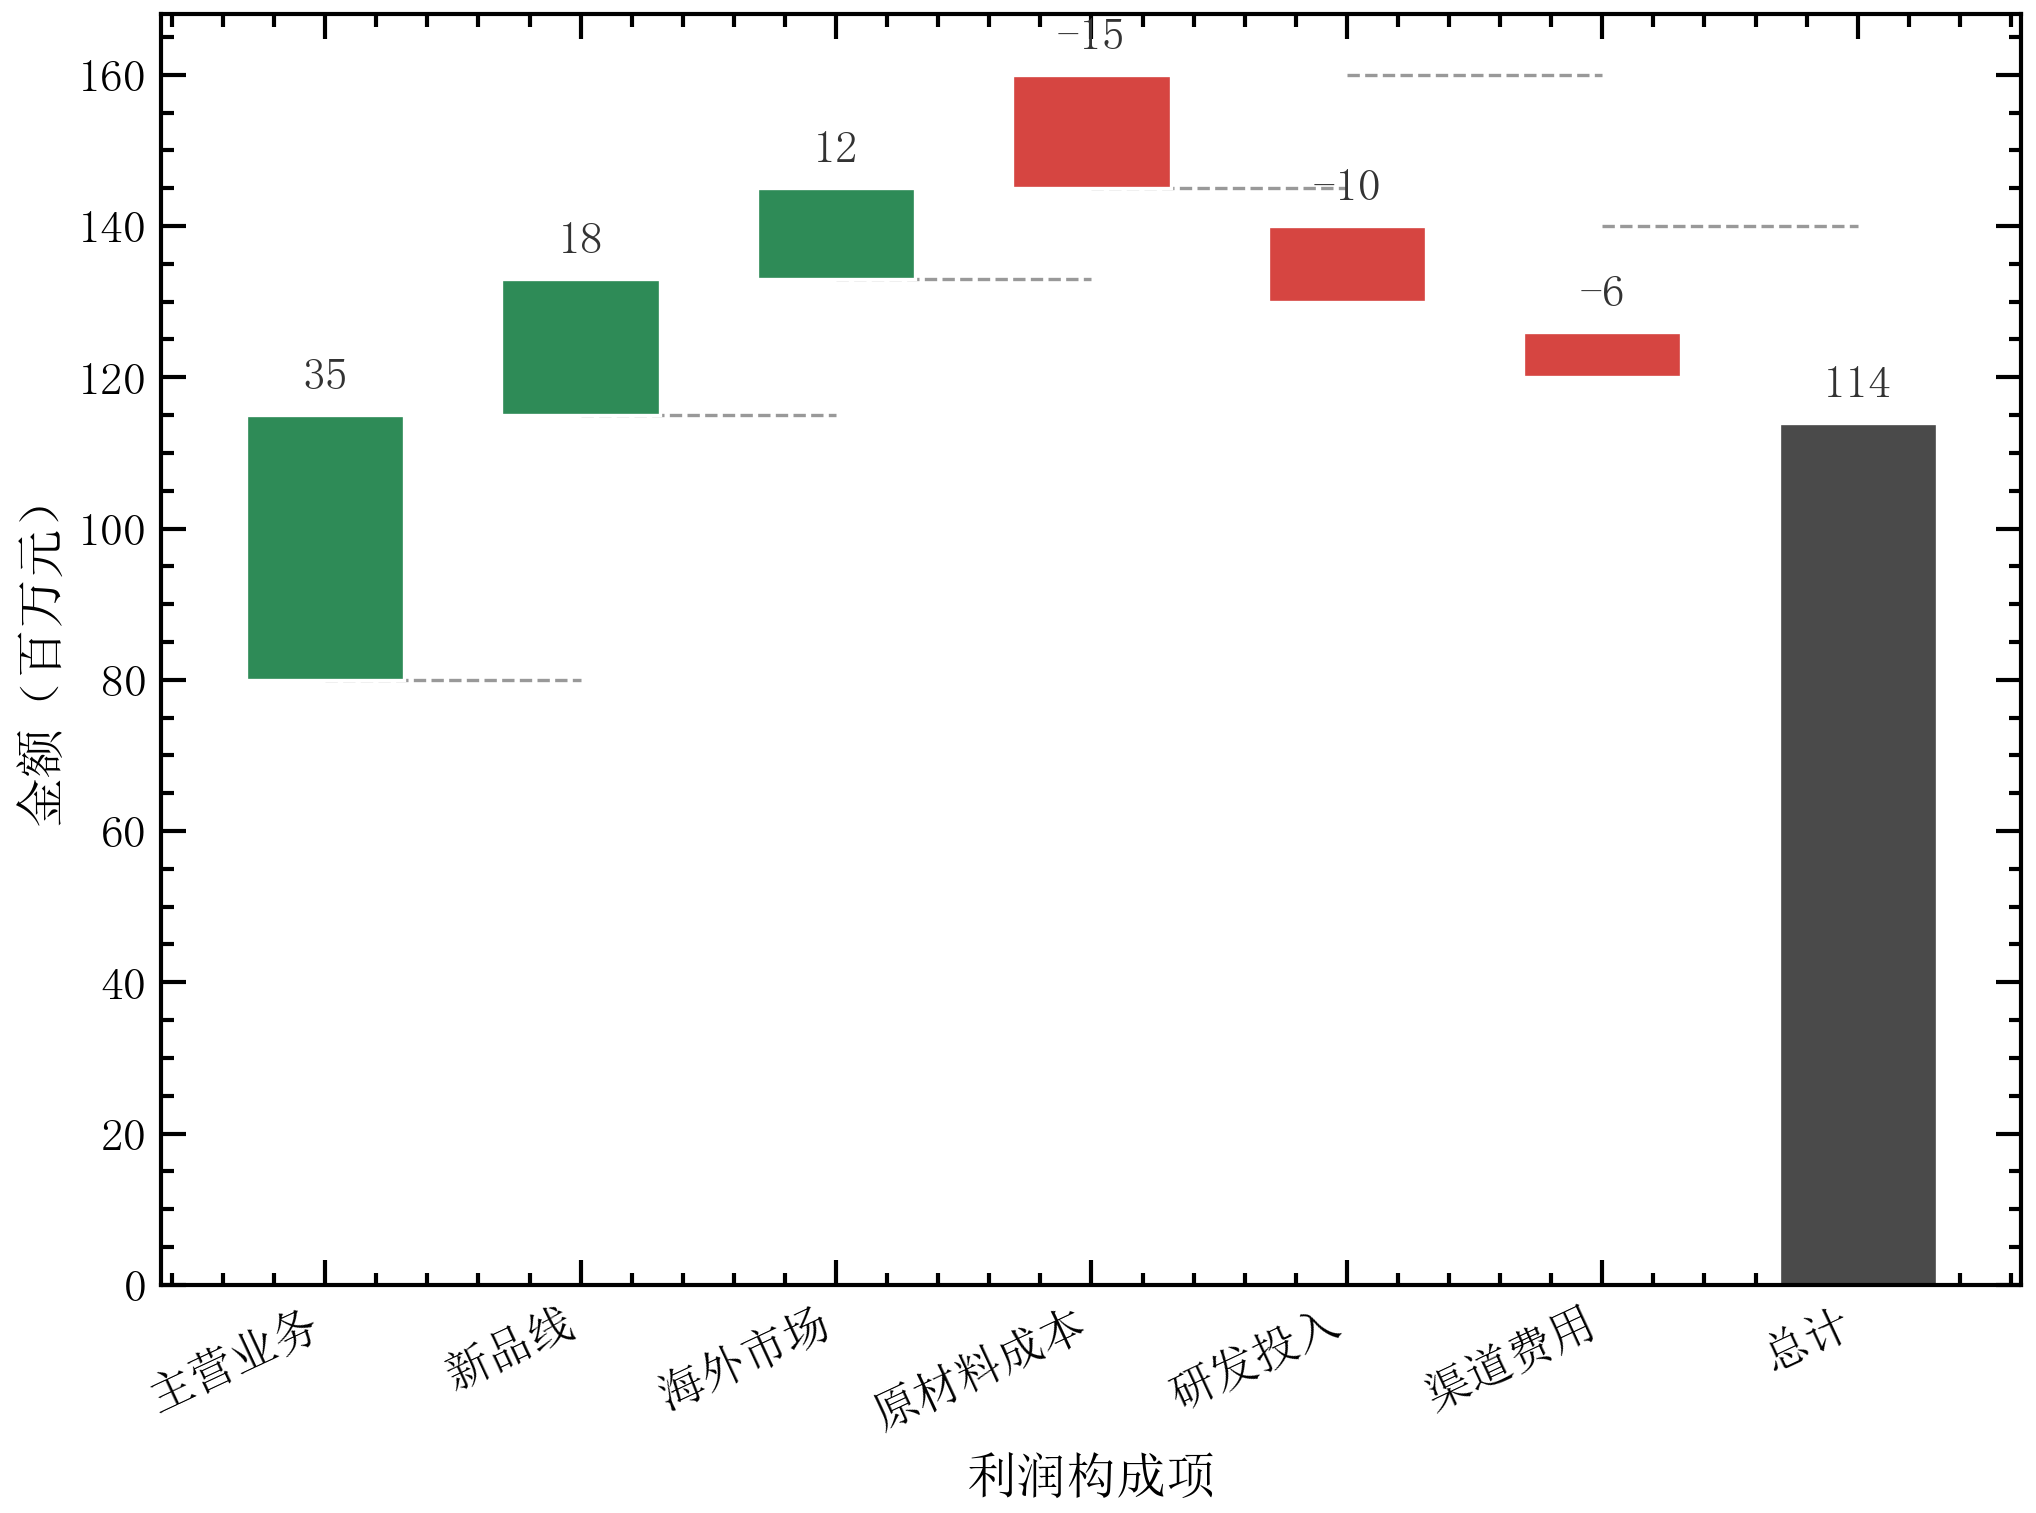

Generate this figure with Python:
"""
41_waterfall.py — 瀑布图

展示 plot_waterfall()：某公司年度利润增量分解（百万元）。
期初利润 80 → 各业务贡献/成本消耗 → 期末总计，
绿色=增量、红色=减量、深灰=总计，虚线连接累计轨迹。
"""

import sciplot as sp

# ── 数据 ──────────────────────────────────────────────────────
items = ["主营业务", "新品线", "海外市场", "原材料成本", "研发投入", "渠道费用"]
deltas = [35.0, 18.0, 12.0, -15.0, -10.0, -6.0]

# ── 绘图 ──────────────────────────────────────────────────────
sp.setup_style("presentation", "pastel", lang="zh")

fig, ax = sp.plot_waterfall(
    items,
    deltas,
    start_value=80.0,
    show_values=True,
    fmt=".0f",
    xlabel="利润构成项",
    ylabel="金额（百万元）",
)

# ── 保存 ──────────────────────────────────────────────────────
sp.save(fig, "showcase/41_waterfall", formats=("png",), dpi=300)
